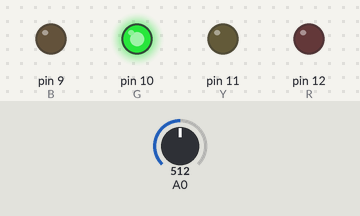
This sketch was run on a simulated Arduino Uno, built with avr-gcc and run on an emulated ATmega328P. On the bench: output pins drawn as LEDs (lit = HIGH). Dashed ring = blinking. Inputs (shaded band) come from the test bench; at power-on: A0 = 512.

Above: at 1.2 s.
1.3 s: A0 set to 599
2.8 s: A0 set to 627
At 3.9 s:
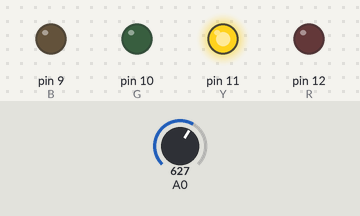
4.4 s: A0 set to 853
5.9 s: A0 set to 885
At 6.06 s:
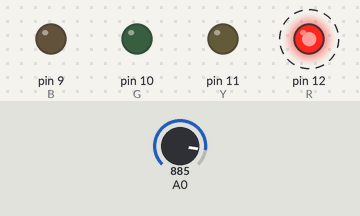
8.9 s: A0 set to 306
At 10.0 s:
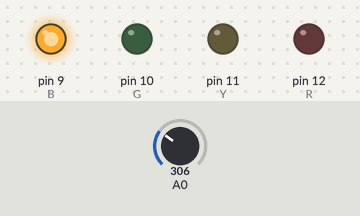
10.5 s: A0 set to 122
At 10.76 s:
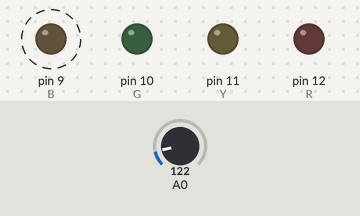
Timing chart, 0 to 14.5 s (numbered marks = the images above; inputs shaded):
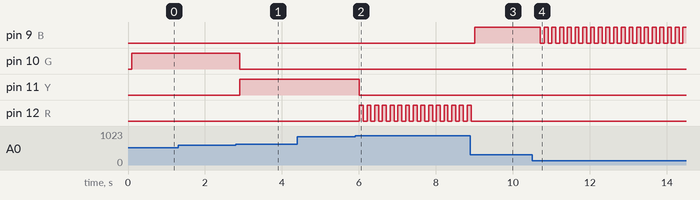

Measured:
- the behaviour switches between 613 and 614 on A0 (found by bisection; images 0 and 1)
- the behaviour switches between 869 and 870 on A0 (found by bisection; images 1 and 2)
- after the input at 2.8 s, pin 10 (G): HIGH → LOW after 0.11 s; pin 11 (Y): LOW → HIGH after 0.11 s
- after the input at 5.9 s, pin 11 (Y): HIGH → LOW after 0.11 s; pin 12 (R): alternates HIGH for 0.10 s and LOW for 0.10 s, starting after 0.11 s
- after the input at 8.9 s, pin 9 (B): LOW → HIGH after 0.11 s; pin 12 (R): goes on until 8.9 s, then stays LOW
- after the input at 10.5 s, pin 9 (B): alternates HIGH for 0.10 s and LOW for 0.10 s, starting after 0.22 s

The sketch:

High_Low.ino
```cpp
int R = 12;
int Y = 11;
int G = 10;
int B = 9;

void setup()
{
	pinMode(R, OUTPUT);
	pinMode(Y, OUTPUT);
	pinMode(G, OUTPUT);
	pinMode(B, OUTPUT);
}

void loop()
{
	int Slider = analogRead(A0);
	int Temp = map(Slider, 0, 1023 , -10, 50);
	delay(100);
	digitalWrite(G, LOW);
	digitalWrite(Y, LOW);
	digitalWrite(R, LOW);
	digitalWrite(B, LOW);

	if (Temp < 0){
		digitalWrite(B, HIGH);
		delay(100);
		digitalWrite(B, LOW);
	}

	else if ((Temp >= 0) && (Temp <= 15)){
		digitalWrite(B, HIGH);

	}
	else if ((Temp > 15) && (Temp <= 25)){
		digitalWrite(G, HIGH);

	}
	else if ((Temp > 25) && (Temp <= 40)){
		digitalWrite(Y, HIGH);

	}
	else if (Temp > 40){
		digitalWrite(R, HIGH);
		delay(100);
		digitalWrite(R, LOW);

	}
}
```
